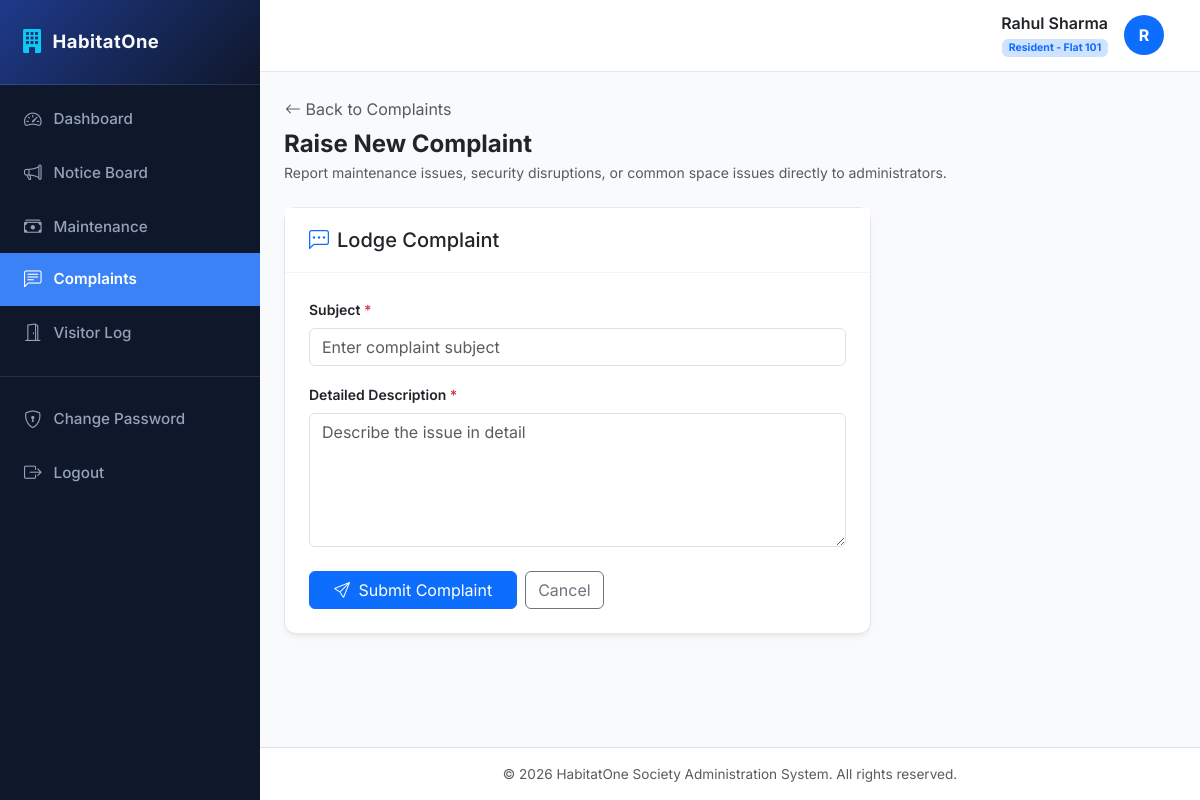
The app's page /complaints/raise/ (signed in) with its own data.
### accounts/models.py (models this page shows, shortened)
class User(AbstractUser):
    ROLE_CHOICES = (
        ('ADMIN', 'Society Admin'),
        ('RESIDENT', 'Resident'),
    )
    role = models.CharField(max_length=10, choices=ROLE_CHOICES, default='RESIDENT')

### residents/models.py (models this page shows, shortened)
class Resident(models.Model):
    user = models.OneToOneField(settings.AUTH_USER_MODEL, on_delete=models.CASCADE, related_name='resident_profile')
    flat_number = models.CharField(max_length=50)
    phone = models.CharField(max_length=15)
    family_members = models.PositiveIntegerField(default=1)
    move_in_date = models.DateField()

### complaints/views.py (the view)
# urls.py: path('raise/', views.complaint_create, name='create'),
@login_required
def complaint_create(request):
    if request.user.role != 'RESIDENT':
        messages.error(request, "Only residents can file complaints.")
        return redirect('complaints:list')
    resident = getattr(request.user, 'resident_profile', None)
    if not resident:
        messages.error(request, "Resident profile not found.")
        return redirect('dashboard:home')
    if request.method == 'POST':
        form = ComplaintForm(request.POST)
        if form.is_valid():
            complaint = form.save(commit=False)
            complaint.resident = resident
            complaint.save()
            messages.success(request, "Complaint raised successfully.")
            return redirect('complaints:list')
    else:
        form = ComplaintForm()
    return render(request, 'complaints/form.html', {'form': form})

### complaints/forms.py
class ComplaintForm(forms.ModelForm):
    class Meta:
        model = Complaint
        fields = ['subject', 'description']
        widgets = {
            'subject': forms.TextInput(attrs={'class': 'form-control', 'placeholder': 'Enter complaint subject'}),
            'description': forms.Textarea(attrs={'class': 'form-control', 'rows': 5, 'placeholder': 'Describe the issue in detail'}),
        }

### templates/complaints/form.html (shortened to what this page needs)
{% extends 'base.html' %}
{% block content %}
<div class="mb-4">
    <a href="{% url 'complaints:list' %}" class="btn btn-link p-0 text-decoration-none text-muted mb-2">
        <i class="bi bi-arrow-left"></i> Back to Complaints
    </a>
    <h4 class="mb-1 text-dark fw-bold">Raise New Complaint</h4>
    <p class="text-muted mb-0 small">Report maintenance issues, security disruptions, or common space issues directly to administrators.</p>
</div>
<div class="row">
    <div class="col-lg-8">
        <div class="card card-custom">
            <div class="card-header-custom">
                <h5 class="mb-0"><i class="bi bi-chat-left-dots me-2 text-primary"></i>Lodge Complaint</h5>
            </div>
            <div class="card-body-custom">
                <form method="post" novalidate>
                    <div class="mb-3">
                        <label for="{{ form.subject.id_for_label }}" class="form-label fw-semibold small">Subject <span class="text-danger">*</span></label>
                        {{ form.subject }}
                    </div>
                    <div class="mb-4">
                        <label for="{{ form.description.id_for_label }}" class="form-label fw-semibold small">Detailed Description <span class="text-danger">*</span></label>
                        {{ form.description }}
                    </div>
                    <div class="d-flex gap-2">
                        <button type="submit" class="btn btn-primary px-4">
                            <i class="bi bi-send me-1"></i> Submit Complaint
                        </button>
                        <a href="{% url 'complaints:list' %}" class="btn btn-outline-secondary">
                            Cancel
                        </a>
                    </div>
                </form>
            </div>
        </div>
    </div>
</div>
{% endblock %}

### templates/base.html (shortened to what this page needs)
<!DOCTYPE html>
<html lang="en">
<head>
    <link href="https://cdn.jsdelivr.net/npm/bootstrap@5.3.0/dist/css/bootstrap.min.css" rel="stylesheet">
    <link rel="stylesheet" href="https://cdn.jsdelivr.net/npm/bootstrap-icons@1.10.5/font/bootstrap-icons.css">
</head>
<body>
    <div class="d-flex" id="wrapper">
        <div id="sidebar-wrapper">
            <div class="sidebar-heading d-flex align-items-center gap-2">
                <i class="bi bi-building-fill text-info fs-4"></i>
                <span>HabitatOne</span>
            </div>
            <div class="list-group list-group-flush mt-2">
                <a href="{% url 'dashboard:home' %}" class="list-group-item list-group-item-action {% if request.resolver_match.app_name == 'dashboard' %}active{% endif %}">
                    <i class="bi bi-speedometer2"></i> Dashboard
                </a>
                <a href="{% url 'notices:list' %}" class="list-group-item list-group-item-action {% if request.resolver_match.app_name == 'notices' %}active{% endif %}">
                    <i class="bi bi-megaphone"></i> Notice Board
                </a>
                <a href="{% url 'maintenance:list' %}" class="list-group-item list-group-item-action {% if request.resolver_match.app_name == 'maintenance' %}active{% endif %}">
                    <i class="bi bi-cash-stack"></i> Maintenance
                </a>
                <a href="{% url 'complaints:list' %}" class="list-group-item list-group-item-action {% if request.resolver_match.app_name == 'complaints' %}active{% endif %}">
                    <i class="bi bi-chat-left-text"></i> Complaints
                </a>
                <a href="{% url 'visitors:list' %}" class="list-group-item list-group-item-action {% if request.resolver_match.app_name == 'visitors' %}active{% endif %}">
                    <i class="bi bi-door-open"></i> Visitor Log
                </a>
                <div class="border-top border-secondary my-3 opacity-25"></div>
                <a href="{% url 'accounts:password_change' %}" class="list-group-item list-group-item-action {% if request.resolver_match.url_name == 'password_change' %}active{% endif %}">
                    <i class="bi bi-shield-lock"></i> Change Password
                </a>
                <a href="{% url 'accounts:logout' %}" class="list-group-item list-group-item-action">
                    <i class="bi bi-box-arrow-right"></i> Logout
                </a>
            </div>
        </div>
        <div id="page-content-wrapper">
            <nav class="navbar navbar-expand-lg navbar-custom navbar-light">
                <div class="container-fluid">
                    <div class="ms-auto d-flex align-items-center gap-3">
                        <div class="text-end d-none d-sm-block">
                            <h6 class="mb-0 fw-semibold text-dark">{{ request.user.get_full_name|default:request.user.username }}</h6>
                            <small class="text-muted">
                                {% if request.user.role == 'ADMIN' %}
                                    <span class="badge bg-danger-subtle text-danger">Admin</span>
                                {% else %}
                                    <span class="badge bg-primary-subtle text-primary">Resident - Flat {{ request.user.resident_profile.flat_number|default:"N/A" }}</span>
                                {% endif %}
                            </small>
                        </div>
                        <div class="avatar bg-primary text-white rounded-circle d-flex align-items-center justify-content-center fw-bold" style="width: 40px; height: 40px;">
                            {{ request.user.username|make_list|first|upper }}
                        </div>
                    </div>
                </div>
            </nav>
            <div class="container-fluid px-4 py-4 flex-grow-1">
                {% block content %}{% endblock %}
            </div>
            <footer class="bg-white border-top py-3 text-center text-muted mt-auto" style="font-size: 0.85rem;">
                <div class="container">
                    <span>&copy; 2026 HabitatOne Society Administration System. All rights reserved.</span>
                </div>
            </footer>
        </div>
    </div>
</body>
</html>

### templates/base.html (style rules this page uses)
:root { --primary-bg: #f8fafc; --sidebar-bg: #0f172a; --sidebar-hover: #1e293b; --sidebar-active: #3b82f6; --card-shadow: 0 4px 6px -1px rgb(0 0 0 / 0.05), 0 2px 4px -2px rgb(0 0 0 / 0.05); --header-bg: #ffffff; --accent-color: #2563eb; --text-main: #1e293b; --text-muted: #64748b; }
body { font-family: 'Inter', sans-serif; background-color: var(--primary-bg); color: var(--text-main); overflow-x: hidden; }
#sidebar-wrapper { min-height: 100vh; width: 260px; background-color: var(--sidebar-bg); color: #f8fafc; transition: all 0.25s ease; position: fixed; z-index: 1000; }
#sidebar-wrapper .sidebar-heading { padding: 1.5rem 1.25rem; font-size: 1.15rem; font-weight: 700; letter-spacing: 0.5px; border-bottom: 1px solid rgba(255, 255, 255, 0.08); background: linear-gradient(135deg, #1e3a8a, #0f172a); }
#sidebar-wrapper .list-group-item { background-color: transparent; color: #94a3b8; border: none; padding: 0.85rem 1.5rem; font-size: 0.95rem; font-weight: 500; display: flex; align-items: center; gap: 12px; transition: all 0.2s ease; }
#sidebar-wrapper .list-group-item i { font-size: 1.1rem; transition: transform 0.2s ease; }
#sidebar-wrapper .list-group-item.active { background-color: var(--sidebar-active); color: #ffffff; font-weight: 600; border-radius: 0; }
#page-content-wrapper { margin-left: 260px; min-width: 0; width: calc(100% - 260px); min-height: 100vh; display: flex; flex-direction: column; transition: all 0.25s ease; }
.navbar-custom { background-color: var(--header-bg); border-bottom: 1px solid #e2e8f0; padding: 0.85rem 1.5rem; }
.card-custom { background-color: #ffffff; border: 1px solid #e2e8f0; border-radius: 12px; box-shadow: var(--card-shadow); margin-bottom: 1.5rem; transition: transform 0.15s ease, box-shadow 0.15s ease; }
.card-header-custom { background-color: #ffffff; border-bottom: 1px solid #f1f5f9; padding: 1.25rem 1.5rem; font-weight: 600; font-size: 1.05rem; }
.card-body-custom { padding: 1.5rem; }

### records on screen
User: user.get_full_name "Rahul Sharma", user.resident_profile.flat_number "101", user.username|make_list "R"
